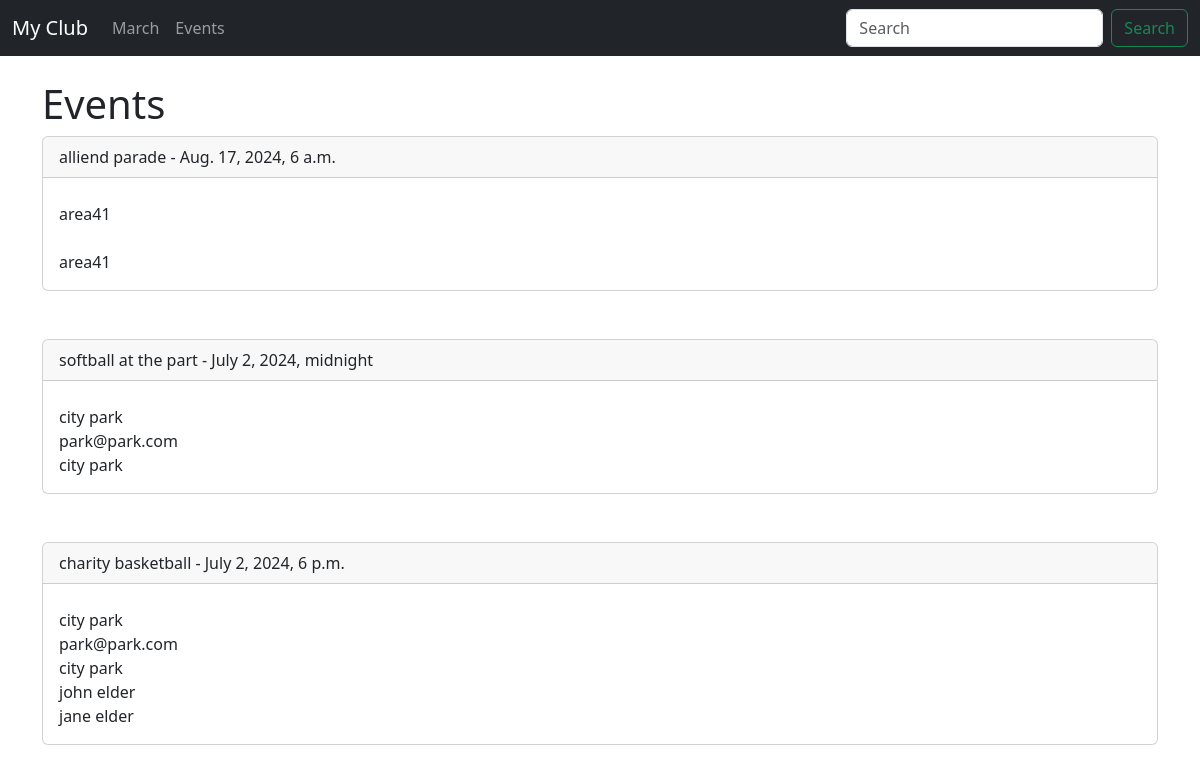
The app's page /events with its own data.
### events/models.py (models this page shows)
class Event(models.Model):
    name= models.CharField("Event Name",max_length=120)
    event_date =models.DateTimeField("Event date")
    venue =models.ForeignKey(Venue,blank=True,null=True,on_delete=models.CASCADE)
    manager = models.ForeignKey(User,blank=True,null=True,on_delete=models.SET_NULL)
    description =models.TextField(blank=True)
    attendees = models.ManyToManyField(MyClubUser, blank=True)
    def __str__(self):
        return self.name

class Venue(models.Model):
    name = models.CharField("Venue name", max_length=120)
    address =models.CharField(max_length=300)
    zip_code=models.CharField(max_length=15)
    phone = models.CharField('Contact Phone',max_length=25,blank=True)
    web =models.URLField(blank=True)
    email_address =models.EmailField("Email Address",blank=True)
    def __str__(self):
        return self.name

class MyClubUser(models.Model):
    first_name = models.CharField(max_length=30)
    last_name = models.CharField(max_length=30)
    email_address =models.EmailField("user Address")
    def __str__(self):
        return self.first_name +" " + self.last_name

### events/views.py (the view)
# urls.py: path('events',views.all_events,name='list-events'),
def all_events(request):
    event_list =Event.objects.all()
    return render(request, 'events/event_list.html',{"event_list": event_list})

### events/templates/events/event_list.html (shortened to what this page needs)
{% extends "events/base.html" %} {% block content %}
  <h1>Events</h1>
    {% for event in  event_list %}
<div class="card">
  <div class="card-header">
    {{event}} -  {{event.event_date}} <br/>
  </div>
  <div class="card-body">
    <p class="card-text">
          {{event.venue}} <br/>
    {{event.venue.email_address}} <br/>
     {{event.venue}} <br/>
     {% for user in event.attendees.all  %}
     {{user}} <br/>
     {% endfor %}
    </p>
  </div>
</div>
   <br/><br/>
    {% endfor %}
{% endblock content %}

### events/templates/events/base.html (shortened to what this page needs)
<!DOCTYPE html>
<html lang="en">
  <head>
    <link
      href="https://cdn.jsdelivr.net/npm/bootstrap@5.3.3/dist/css/bootstrap.min.css"
      rel="stylesheet"
    />
  </head>
  <body>
  {% include "events/navbar.html" %}
  <br/>
  <div class="container">
    {% block content %} {% endblock content %}
  </div>
  </body>
</html>

### events/templates/events/navbar.html (shortened to what this page needs)
<nav class="navbar navbar-expand-lg navbar-dark bg-dark">
  <div class="container-fluid">
    <a class="navbar-brand" href="{%url 'home' %}">My Club</a>
    <div class="collapse navbar-collapse" id="navbarSupportedContent">
      <ul class="navbar-nav me-auto mb-2 mb-lg-0">
        <li class="nav-item">
          <a class="nav-link" href="{%url 'home' '2021' 'March' %}">March</a>
        </li>
        <li class="nav-item">
          <a class="nav-link" href="{%url 'list-events' %}">Events</a>
        </li>
      </ul>
      <form class="d-flex" role="search">
        <input class="form-control me-2" type="search" placeholder="Search" aria-label="Search">
        <button class="btn btn-outline-success" type="submit">Search</button>
      </form>
    </div>
  </div>
</nav>

### records on screen
Event: name "alliend parade", event_date "Aug. 17, 2024, 6 a.m.", venue "area41"
Event: name "softball at the part", event_date "July 2, 2024, midnight", venue "city park", venue.email_address "park@park.com"
Event: name "charity basketball", event_date "July 2, 2024, 6 p.m.", venue "city park", venue.email_address "park@park.com"
MyClubUser: first_name+last_name "john elder"
MyClubUser: first_name+last_name "jane elder"
